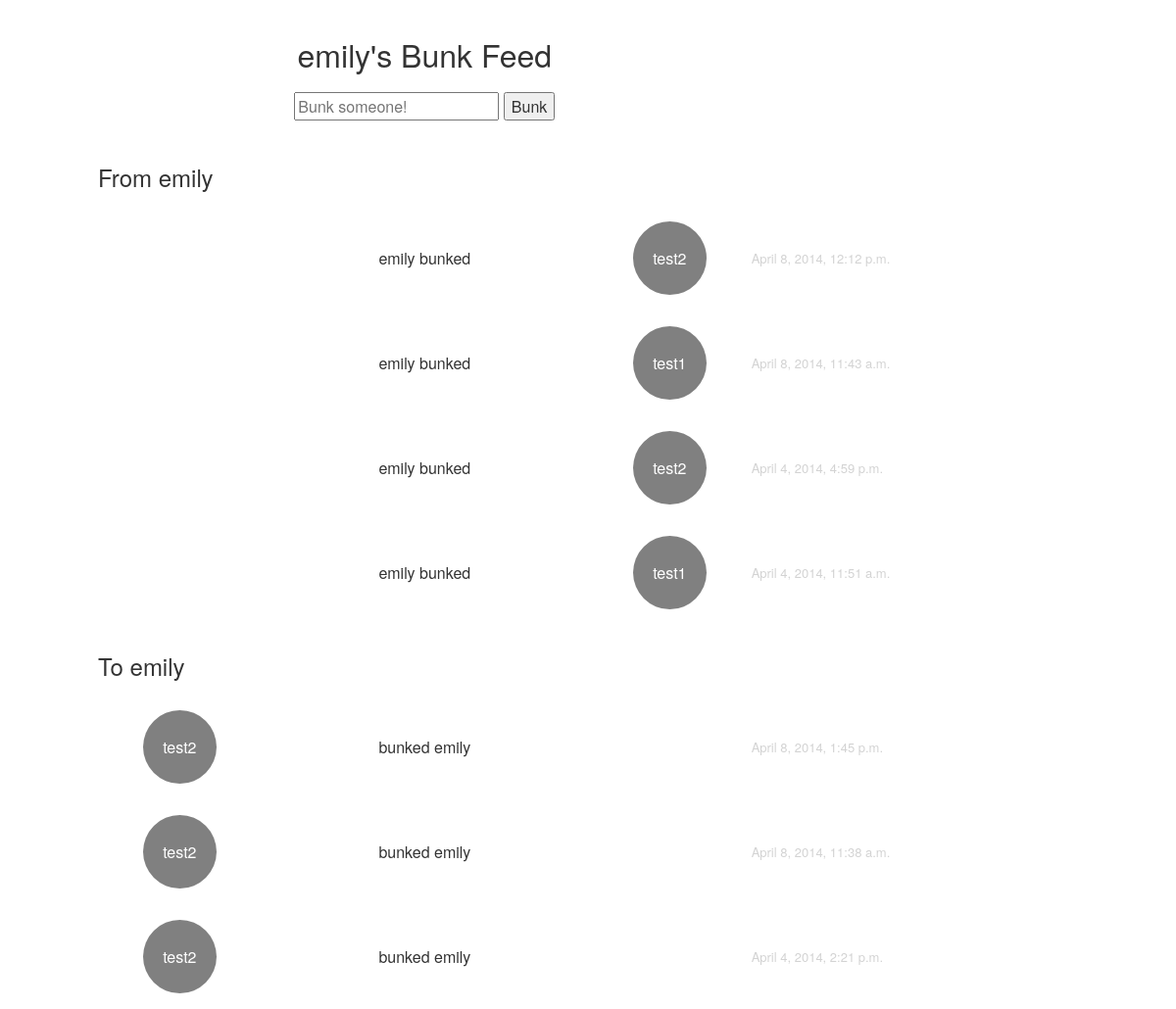
Screenshot of /bunks/1/ with the database file from the repository.
### bunks/models.py (models this page shows, shortened)
class Bunk(models.Model):
    from_user = models.ForeignKey(User, related_name='bunk_from_user')
    to_user = models.ForeignKey(User, related_name='bunk_to_user')
    time = models.DateTimeField('bunk time')

### bunks/views.py (the view)
# urls.py: url(r'^(?P<user_id>\d+)/$', views.detail, name='detail'),
def detail(request, user_id):
    get_object_or_404(User, pk=user_id)
    bunks_from = Bunk.objects.filter(from_user=user_id).order_by('-time')
    bunks_to = Bunk.objects.filter(to_user=user_id).order_by('-time')
    context = {'bunks_from': bunks_from,
               'bunks_to': bunks_to,
               'user': User.objects.get(pk=user_id)}
    return render(request, 'bunks/detail.html', context)

### bunks/templates/bunks/detail.html (shortened to what this page needs)
{% load staticfiles %}
<link rel="stylesheet" type="text/css" href="{% static 'bunks/css/bootstrap.min.css' %}"/>
<link rel="stylesheet" type="text/css" href="{% static 'bunks/css/style.css' %}"/>
<table class="col-md-10">
    <tbody>
        <tr>
            <td colspan="4" class="text-center table-title">{{ user.username }}'s Bunk Feed</td>
        </tr>
        <tr>
            <td colspan="4" class="text-center">
                <form action="{% url 'bunks:bunk' user.id %}" method="post">
                    <input type="text" name="bunkee" placeholder="Bunk someone!"></input>
                    <input type="submit" value="Bunk"/>
                </form>
            </td>
        </tr>
        <tr>
            <td class="section-header">
                From {{ user.username }}
            </td>
        </tr>
        {% if bunks_from %}
            {% for bunk in bunks_from %}
                <tr >
                    <td class='col-md-2'>
                    </td>
                    <td colspan="2" class='col-md-4 text-center bunk-cell'>
                        {{ user.username }} bunked
                    </td>
                    <td class='col-md-2 text-center bunk-cell'>
                        <a class="user-button" href="{% url 'bunks:detail' bunk.to_user.id %}">{{bunk.to_user.username}}</a>
                    </td>
                    <td class='time'>
                        {{ bunk.time }}
                    </td>
                </tr>
            {% endfor %}
        {% else %}
        <tr class="text-center">{{ user.username }} has not bunked anyone.</tr>
        {% endif %}
        <tr>
            <td class="section-header">
                To {{ user.username }}
            </td>
        </tr>
        {% if bunks_to %}
            {% for bunk in bunks_to %}
                <tr >
                    <td class='col-md-2 text-center bunk-cell'>
                        <a class="user-button" href="{% url 'bunks:detail' bunk.from_user.id %}">{{bunk.from_user.username}}</a>
                    </td>
                    <td colspan="2" class='col-md-4 text-center bunk-cell'>
                        bunked {{ user.username }}
                    </td>
                    <td class='col-md-2'>
                    </td>
                    <td class='time'>
                        {{ bunk.time }}
                    </td>
                </tr>
            {% endfor %}
        {% else %}
        <tr class="text-center">{{ user.username }} has not been bunked by anyone.</tr>
        {% endif %}
    </tbody>
</table>

### bunks/static/bunks/css/style.css (style rules this page uses)
.table-title { padding: 1em 0 .5em 0; font-size: xx-large; }
.bunk-cell { padding: 1em 0; }
.user-button { display: block; border-radius: 50%; text-align: center; width: 75px; height: 75px; line-height: 75px; margin: 0 auto; background: gray; color: white; }
.section-header { padding: 1em 0 .5em 0; font-size: x-large; }
.time { color: lightgray; font-size: small; }

### rows the page displays
Bunk: to_user.username "test2", time "April 8, 2014, 12:12 p.m."
Bunk: to_user.username "test1", time "April 8, 2014, 11:43 a.m."
Bunk: to_user.username "test2", time "April 4, 2014, 4:59 p.m."
Bunk: to_user.username "test1", time "April 4, 2014, 11:51 a.m."
Bunk: from_user.username "test2", time "April 8, 2014, 1:45 p.m."
Bunk: from_user.username "test2", time "April 8, 2014, 11:38 a.m."
Bunk: from_user.username "test2", time "April 4, 2014, 2:21 p.m."

### other values shown
{{ user.username }} "emily"
